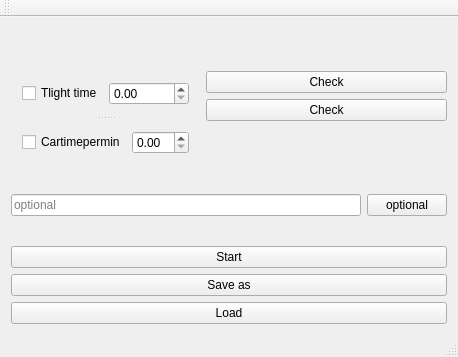
<?xml version="1.0" encoding="UTF-8"?>
<ui version="4.0">
 <class>MainWindow</class>
 <widget class="QMainWindow" name="MainWindow">
  <property name="geometry">
   <rect>
    <x>0</x>
    <y>0</y>
    <width>458</width>
    <height>357</height>
   </rect>
  </property>
  <property name="windowTitle">
   <string>MainWindow</string>
  </property>
  <widget class="QWidget" name="centralWidget">
   <layout class="QGridLayout" name="gridLayout">
    <item row="0" column="0">
     <widget class="QLabel" name="label">
      <property name="text">
       <string/>
      </property>
      <property name="pixmap">
       <pixmap>../../qt/dovme_fontlari.jpg</pixmap>
      </property>
      <property name="scaledContents">
       <bool>true</bool>
      </property>
     </widget>
    </item>
    <item row="1" column="0">
     <layout class="QFormLayout" name="formLayout">
      <item row="0" column="0">
       <widget class="QSplitter" name="splitter">
        <property name="orientation">
         <enum>Qt::Vertical</enum>
        </property>
        <widget class="QWidget" name="">
         <layout class="QHBoxLayout" name="horizontalLayout">
          <item>
           <widget class="QCheckBox" name="checkBox">
            <property name="text">
             <string>Tlight time</string>
            </property>
           </widget>
          </item>
          <item>
           <widget class="QDoubleSpinBox" name="doubleSpinBox"/>
          </item>
         </layout>
        </widget>
        <widget class="QWidget" name="">
         <layout class="QHBoxLayout" name="horizontalLayout_2">
          <item>
           <widget class="QCheckBox" name="checkBox_2">
            <property name="text">
             <string>Cartimepermin</string>
            </property>
           </widget>
          </item>
          <item>
           <widget class="QDoubleSpinBox" name="doubleSpinBox_2"/>
          </item>
         </layout>
        </widget>
       </widget>
      </item>
      <item row="0" column="1">
       <layout class="QVBoxLayout" name="verticalLayout">
        <item>
         <widget class="QPushButton" name="pushButton">
          <property name="text">
           <string>Check</string>
          </property>
         </widget>
        </item>
        <item>
         <widget class="QPushButton" name="pushButton_2">
          <property name="text">
           <string>Check</string>
          </property>
         </widget>
        </item>
       </layout>
      </item>
      <item row="1" column="0" colspan="2">
       <layout class="QHBoxLayout" name="horizontalLayout_3">
        <item>
         <widget class="QLineEdit" name="lineEdit">
          <property name="placeholderText">
           <string>optional</string>
          </property>
         </widget>
        </item>
        <item>
         <widget class="QPushButton" name="pushButton_3">
          <property name="text">
           <string>optional</string>
          </property>
         </widget>
        </item>
       </layout>
      </item>
     </layout>
    </item>
    <item row="2" column="0">
     <layout class="QVBoxLayout" name="verticalLayout_4">
      <item>
       <widget class="QPushButton" name="pushButton_4">
        <property name="text">
         <string>Start</string>
        </property>
       </widget>
      </item>
      <item>
       <widget class="QPushButton" name="pushButton_5">
        <property name="text">
         <string>Save as</string>
        </property>
       </widget>
      </item>
      <item>
       <widget class="QPushButton" name="pushButton_6">
        <property name="text">
         <string>Load</string>
        </property>
       </widget>
      </item>
     </layout>
    </item>
   </layout>
  </widget>
  <widget class="QMenuBar" name="menuBar">
   <property name="geometry">
    <rect>
     <x>0</x>
     <y>0</y>
     <width>458</width>
     <height>20</height>
    </rect>
   </property>
  </widget>
  <widget class="QToolBar" name="mainToolBar">
   <attribute name="toolBarArea">
    <enum>TopToolBarArea</enum>
   </attribute>
   <attribute name="toolBarBreak">
    <bool>false</bool>
   </attribute>
  </widget>
  <widget class="QStatusBar" name="statusBar"/>
 </widget>
 <layoutdefault spacing="6" margin="11"/>
 <resources/>
 <connections/>
</ui>
